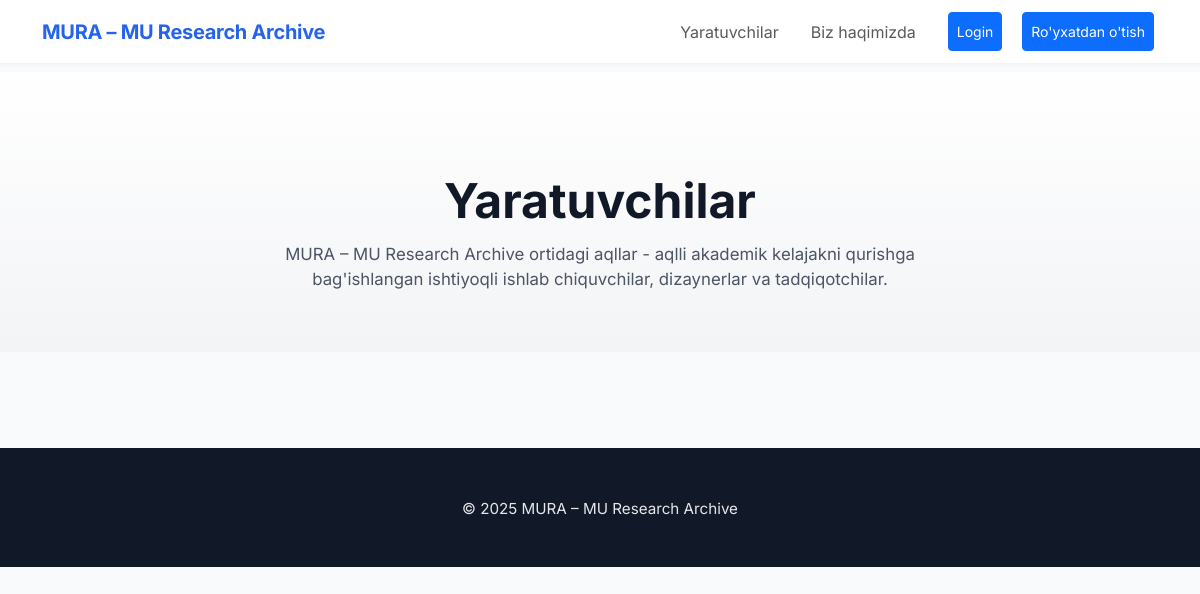
The app's page /creators/, older data.
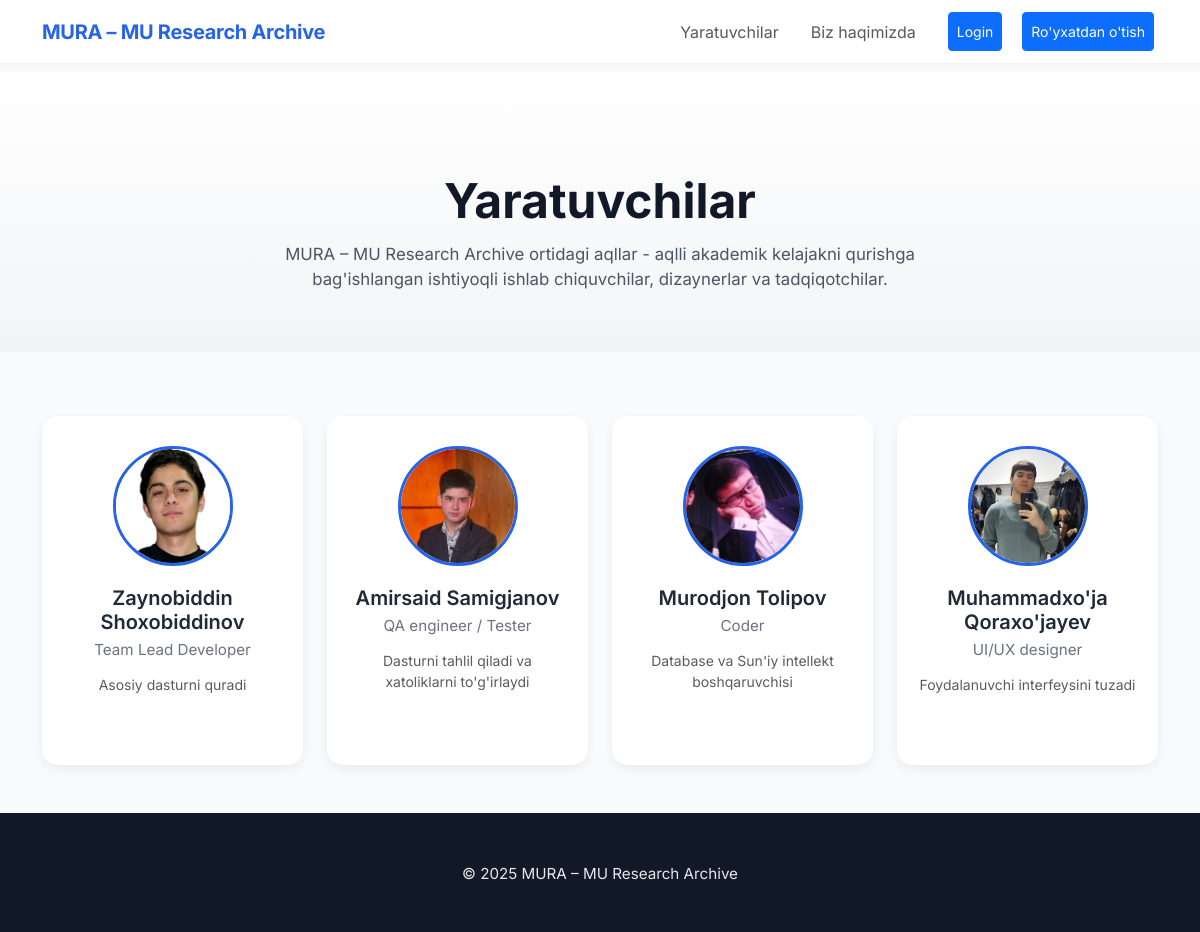
The same page, newer data.
### main/models.py (models this page shows, shortened)
class Creator(models.Model):
    name = models.CharField(max_length=255)
    role = models.CharField(max_length=100)
    description = models.TextField()
    image = models.ImageField(upload_to='creators/')
    instagram = models.URLField(null=True, blank=True)
    telegram = models.URLField(null=True, blank=True)
    github = models.URLField(null=True, blank=True)
    linkedin = models.URLField(null=True, blank=True)

### main/views.py (the view)
# urls.py: path('creators/', views.creators, name='creators'),
def creators(request):
    creators_all = models.Creator.objects.all()
    return render(request, 'owners.html', {'creators':creators_all})

### templates/owners.html (shortened to what this page needs)
{% extends "base.html" %}
{%load static%}
{%block content%}
  <section class="hero">
    <div class="container">
      <h1>Yaratuvchilar</h1>
      <p>MURA – MU Research Archive ortidagi aqllar - aqlli akademik kelajakni qurishga bag'ishlangan ishtiyoqli ishlab chiquvchilar, dizaynerlar va tadqiqotchilar.</p>
    </div>
  </section>
  <section class="container my-5">
    <div class="row g- justify-content-center">
      {%for creator in creators%}
      <div class="col-12 mt-3 col-sm-6 col-lg-3 d-flex">
        <div class="creator-card flex-fill">
          <img src="{{creator.image.url}}" alt="Creator" class="creator-img">
          <h5>{{creator.name}}</h5>
          <p class="creator-role">{{creator.role}}</p>
          <p class="small text-muted">{{creator.description}}</p>
          <div class="social-links">
          </div>
        </div>
      </div>
      {%endfor%}
    </div>
  </section>
{%endblock%}

### templates/base.html (shortened to what this page needs)
<!DOCTYPE html>
<html lang="en">
<head>
  <link href="https://cdn.jsdelivr.net/npm/bootstrap@5.3.3/dist/css/bootstrap.min.css" rel="stylesheet" />
</head>
<body>
  <nav class="navbar navbar-expand-lg fixed-top">
    <div class="container">
      <a class="navbar-brand" href="{%url 'main'%}">MURA – MU Research Archive</a>
      <div class="collapse navbar-collapse" id="navmenu">
        <ul class="navbar-nav ms-auto align-items-lg-center">
          <li class="nav-item"><a href="{%url 'creators'%}" class="nav-link px-3">Yaratuvchilar</a></li>
          <li class="nav-item"><a href="{%url 'about'%}" class="nav-link px-3">Biz haqimizda</a></li>
          {% if user.is_authenticated %}
          <!-- <li class="nav-item"><a href="{% url 'login' %}" class="btn btn-primary btn-sm ms-lg-3 p-2 m-1 text-white">Maqola yuklash</a></li>
          <li class="nav-item"><a href="{% url 'login' %}" class="btn btn-primary btn-sm ms-lg-3 p-2 m-1 text-white">Mening maqolalarim</a></li> -->
          <li class="nav-item"><a href="{%url 'upload_paper'%}" class="m-lg-2 mb-2 px-3 btn btn-outline-primary rounded-pill">Maqola yuklash</a></li>
          <li class="nav-item"><a href="{%url 'my_papers'%}" class="px-3 btn btn-outline-primary rounded-pill">Mening maqolalarim</a></li>
            <li class="nav-item dropdown">
                <a class="nav-link dropdown-toggle d-flex align-items-center" href="#" id="profileDropdown" role="button" data-bs-toggle="dropdown" aria-expanded="false">
                {% if user.avatar %}
                    <img src="{{ user.avatar.url }}" alt="Avatar" class="rounded-circle" width="36" height="36" style="object-fit: cover;">
                {% else %}
                    <img src="https://cdn-icons-png.flaticon.com/512/847/847969.png" alt="Default Avatar" class="rounded-circle" width="36" height="36" style="object-fit: cover;">
                {% endif %}
                <span class="ms-2 fw-semibold">{{ user.first_name }}</span>
                </a>
                <ul class="dropdown-menu dropdown-menu-end" aria-labelledby="profileDropdown">
                <li><a class="dropdown-item" href="#">Profil</a></li>
                <li><a class="dropdown-item" href="#">Sozlamalar</a></li>
                <li><hr class="dropdown-divider"></li>
                <li><a class="dropdown-item text-danger" href="{% url 'logout' %}">Chiqish</a></li>
                </ul>
            </li>
        {% else %}
        <li class="nav-item"><a href="{% url 'login' %}" class="btn btn-primary btn-sm ms-lg-3 p-2 m-1 text-white">Login</a></li>
        <li class="nav-item"><a href="{% url 'register' %}" class="btn btn-primary btn-sm ms-lg-3 p-2 m-1 text-white">Ro'yxatdan o'tish</a></li>
        {% endif %}
        </ul>
      </div>
    </div>
  </nav>
  {%block content%}
  {%endblock%}
  <footer>
    <div class="container">
      <p>© 2025 MURA – MU Research Archive</p>
    </div>
  </footer>
</body>
</html>

### templates/base.html (style rules this page uses)
body { font-family: 'Inter', sans-serif; background-color: #f9fafb; color: #1f2937; overflow-x: hidden; }
nav { background-color: #ffffff; box-shadow: 0 1px 6px rgba(0, 0, 0, 0.05); }
.navbar-brand { font-weight: 700; color: #2563eb !important; letter-spacing: -0.3px; }
.hero { text-align: center; padding: 120px 20px; background: linear-gradient(180deg, #ffffff 0%, #f3f4f6 100%); }
.hero h1 { font-size: clamp(2rem, 5vw, 3.5rem); font-weight: 700; margin-bottom: 12px; color: #111827; }
.hero p { color: #4b5563; font-size: 1.05rem; max-width: 680px; margin: 0 auto 28px; }
footer { text-align: center; padding: 50px 0 30px; background: #111827; color: #e5e7eb; font-size: .95rem; }
body { padding-top: 72px; }

### templates/owners.html (style rules this page uses)
body { font-family: 'Inter', sans-serif; background-color: #f9fafb; color: #1f2937; overflow-x: hidden; padding-top: 72px; }
nav { background-color: #ffffff; box-shadow: 0 1px 6px rgba(0, 0, 0, 0.05); }
.navbar-brand { font-weight: 700; color: #2563eb !important; letter-spacing: -0.3px; }
.hero { text-align: center; padding: 100px 20px 60px; background: linear-gradient(180deg, #ffffff 0%, #f3f4f6 100%); }
.hero h1 { font-size: clamp(2rem, 5vw, 3rem); font-weight: 700; color: #111827; }
.hero p { color: #4b5563; font-size: 1.05rem; max-width: 680px; margin: 12px auto 0; }
.creator-card { background: #fff; border-radius: 16px; box-shadow: 0 4px 12px rgba(0,0,0,0.06); text-align: center; padding: 30px 20px; transition: transform 0.3s ease, box-shadow 0.3s ease; height: 100%; }
.creator-img { width: 120px; height: 120px; border-radius: 50%; object-fit: cover; margin-bottom: 20px; border: 3px solid #2563eb; }
.creator-card h5 { font-weight: 600; margin-bottom: 5px; }
.creator-role { color: #6b7280; font-size: 0.95rem; margin-bottom: 12px; }
footer { text-align: center; padding: 50px 0 30px; background: #111827; color: #e5e7eb; font-size: 0.95rem; }

Row changes from the older to the newer data that the page shows:
added Creator: image (picture), name "Zaynobiddin Shoxobiddinov", role "Team Lead Developer", description "Asosiy dasturni quradi"
added Creator: image (picture), name "Amirsaid Samigjanov", role "QA engineer / Tester", description "Dasturni tahlil qiladi va xatoliklarni to'g'irlaydi"
added Creator: image (picture), name "Murodjon Tolipov", role "Coder", description "Database va Sun'iy intellekt boshqaruvchisi"
added Creator: image (picture), name "Muhammadxo'ja Qoraxo'jayev", role "UI/UX designer", description "Foydalanuvchi interfeysini tuzadi"
